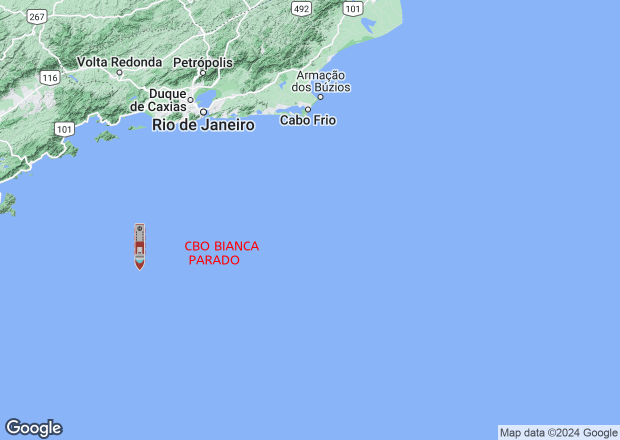
#> input picture analise_percurso.png, 1240 x 880 px (shown at 1/2 size); its folder holds only this picture in this run
$ python -i CBO_ROTE.py   (imports and definitions only)
#> lines starting #> are read from the running program, lines starting #| are printed output that depends on the picture
import requests
from PIL import Image
import matplotlib.colors as mcolors
import matplotlib as plt
import numpy as np
from PIL import Image, ImageDraw, ImageFont
import pandas as pd
import time
import requests
import numpy as np
from scipy import ndimage
import pandas as pd
import os

class rotas_mapas:
    def __init__(self):
        self.key='AIzaSyBx6k7cF00yNKyG0DDhcwQ0sFf5fcltWeM'
        self.font=ImageFont.truetype("ABeeZee-Regular.otf", 26)
        maps='roadmap', 'satellite', 'hybrid', 'terrain'
        self.map=maps[3]


    # [101 lines left out: functions gera_mapa_percursos, colocar_icone, not called in this run]


    def gera_frames(self,dataframe,name_file="frames\Frame 0.png",lim_frames=200):
            # Chave da API do Google Maps (substitua pela sua chave)
            self.key = 'AIzaSyBx6k7cF00yNKyG0DDhcwQ0sFf5fcltWeM'

            # Carregar os dados do Excel
            dados_excel =dataframe

            latitudes=dados_excel["LAT"].to_list()
            longitudes=dados_excel["LON"].to_list()
            direcao=dados_excel["DIREÇÃO NAVIO"].to_list()
            rotas=dados_excel["ROTA"].to_list()
            center_lat=-24
            center_lon=-42

            largura=6.82
            altura=4.4
            #largura e altura de lat e lon, referente ao zoom 7 largura 620 e altura 440 em pixels

            width,height=620,440

            center_lat=-24
            center_lon=-42

            scale=2
            #plt.xlim([-45, -39])  # Defina limite_min_x e limite_max_x conforme necessário
            #plt.ylim([-26.5, -22.5])  # Defina limite_min_y e limite_max_y conforme necessário
            arqs=os.listdir("Frames")
            for arq in arqs:
                arq=f"Frames\{arq}"
                os.remove(arq)

            arqs=os.listdir("Frame Fundos")
            for arq in arqs:
                arq=f"Frame Fundos\{arq}"
                os.remove(arq)
            '''
            try:

                url_base = f"https://maps.googleapis.com/maps/api/staticmap?size={width}x{height}&center={center_lat},{center_lon}&zoom=7&scale={scale}&maptype={self.map}"

                url = f"{url_base}&key={self.key}"
                response = requests.get(url)
                # Salvar a imagem do mapa em um arquivo
                with open(name_file, 'wb') as f:
                    f.write(response.content)
            except:
            '''
            name_file="mapa_base1.png"


            t_p=len(latitudes)
            new_lat=[]
            new_lon=[]
            new_dir=[]
            new_rota=[]
            total_retirar=t_p-lim_frames
            print(total_retirar,t_p,lim_frames)
            step=int(t_p/lim_frames)+1
            print(f"step {step}")
            if t_p>lim_frames:
                i=0
                while i<t_p:
                    new_lat.append(latitudes[i])
                    new_lon.append(longitudes[i])
                    new_dir.append(direcao[i])
                    new_rota.append(rotas[i])
                    i+=step
            else:
                new_dir=direcao
                new_lon=longitudes
                new_lat=latitudes
                new_rota=rotas


            print(f"Total frames = {len(new_dir)}")
            for i,lat in enumerate(new_lon):
                name_frame=f"frames\Frame {i}.png"
                fundo_frame=f"Frame Fundos\Fundo_frame {i}.png"
                old_fundo=f"Frame Fundos\Fundo_frame {i-1}.png"
                lat=new_lat[i]
                lon=new_lon[i]
                dir=new_dir[i]
                rota=new_rota[i]
                x=int((lon+45.1)*85*scale)
                y=int(440*scale)-int((lat+26.5)*100*scale)

                if i==0:
                    img,fundo=self.colocar_icone(name_file,name_file,x=x,y=y,dir=dir,rota=rota)
                else:
                    img,fundo=self.colocar_icone(old_fundo,name_file,x=x,y=y,dir=dir,rota=rota)

                #img.show()
                img.save(name_frame)
                fundo.save(fundo_frame)


    # [24 lines left out: function gera_mapa_pontos, not called in this run]

#rotas_mapas().gera_frames(dataframe=pd.read_parquet("just_speed.parquet"),lim_frames=200)
#rotas_mapas().gera_mapa_pontos(lon=1,lat=1,dir=1,rota=1)

>>> import cv2
>>> picture = cv2.imread('analise_percurso.png', cv2.IMREAD_GRAYSCALE)
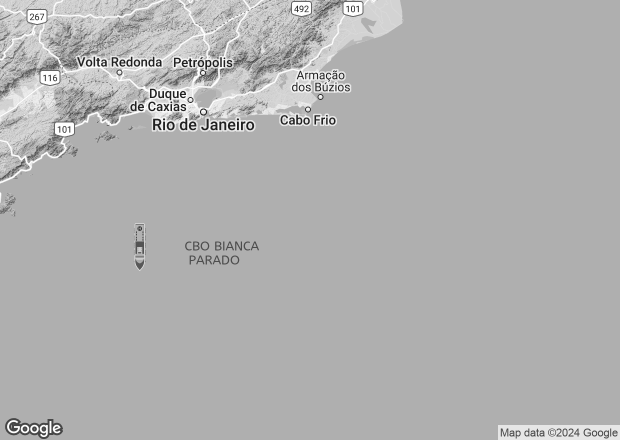
#> picture: shape (880, 1240) (shown at 1/2 size); min 32, max 254, mean 177
>>> result = rotas_mapas().gera_frames(picture)
#> (the run stopped early here; a loop or call above may not have finished)

$ run again, on mapa.png
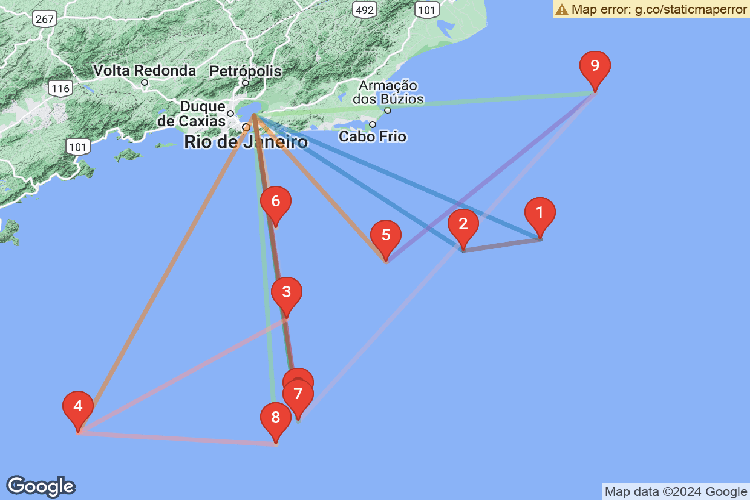
#> input picture mapa.png, 750 x 500 px
#> `picture = cv2.imread('analise_percurso.png', cv2.IMREAD_GRAYSCALE)`:
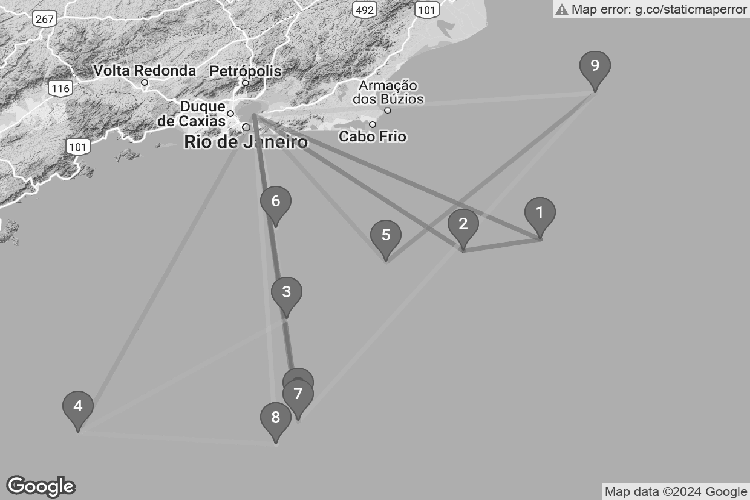
#> picture: shape (500, 750); min 33, max 252, mean 174.9
